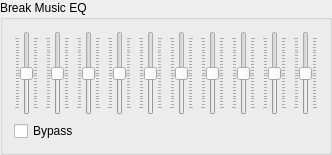
      <widget class="QGroupBox" name="groupBox_5">
       <property name="title">
        <string>Break Music EQ</string>
       </property>
       <layout class="QVBoxLayout" name="verticalLayout_23">
        <item>
         <layout class="QHBoxLayout" name="horizontalLayout_23">
          <item>
           <widget class="QSlider" name="verticalSliderEqB1">
            <property name="sizePolicy">
             <sizepolicy hsizetype="Fixed" vsizetype="Minimum">
              <horstretch>0</horstretch>
              <verstretch>0</verstretch>
             </sizepolicy>
            </property>
            <property name="minimumSize">
             <size>
              <width>0</width>
              <height>80</height>
             </size>
            </property>
            <property name="palette">
             <palette>
              <active>
               <colorrole role="Highlight">
                <brush brushstyle="SolidPattern">
                 <color alpha="255">
                  <red>211</red>
                  <green>211</green>
                  <blue>211</blue>
                 </color>
                </brush>
               </colorrole>
              </active>
              <inactive>
               <colorrole role="Highlight">
                <brush brushstyle="SolidPattern">
                 <color alpha="255">
                  <red>211</red>
                  <green>211</green>
                  <blue>211</blue>
                 </color>
                </brush>
               </colorrole>
              </inactive>
              <disabled>
               <colorrole role="Highlight">
                <brush brushstyle="SolidPattern">
                 <color alpha="255">
                  <red>74</red>
                  <green>144</green>
                  <blue>217</blue>
                 </color>
                </brush>
               </colorrole>
              </disabled>
             </palette>
            </property>
            <property name="minimum">
             <number>-12</number>
            </property>
            <property name="maximum">
             <number>12</number>
            </property>
            <property name="orientation">
             <enum>Qt::Vertical</enum>
            </property>
            <property name="invertedControls">
             <bool>false</bool>
            </property>
            <property name="tickPosition">
             <enum>QSlider::TicksBothSides</enum>
            </property>
            <property name="tickInterval">
             <number>1</number>
            </property>
           </widget>
          </item>
          <item>
           <widget class="QSlider" name="verticalSliderEqB2">
            <property name="sizePolicy">
             <sizepolicy hsizetype="Fixed" vsizetype="Minimum">
              <horstretch>0</horstretch>
              <verstretch>0</verstretch>
             </sizepolicy>
            </property>
            <property name="minimumSize">
             <size>
              <width>0</width>
              <height>80</height>
             </size>
            </property>
            <property name="palette">
             <palette>
              <active>
               <colorrole role="Highlight">
                <brush brushstyle="SolidPattern">
                 <color alpha="255">
                  <red>211</red>
                  <green>211</green>
                  <blue>211</blue>
                 </color>
                </brush>
               </colorrole>
              </active>
              <inactive>
               <colorrole role="Highlight">
                <brush brushstyle="SolidPattern">
                 <color alpha="255">
                  <red>211</red>
                  <green>211</green>
                  <blue>211</blue>
                 </color>
                </brush>
               </colorrole>
              </inactive>
              <disabled>
               <colorrole role="Highlight">
                <brush brushstyle="SolidPattern">
                 <color alpha="255">
                  <red>74</red>
                  <green>144</green>
                  <blue>217</blue>
                 </color>
                </brush>
               </colorrole>
              </disabled>
             </palette>
            </property>
            <property name="minimum">
             <number>-12</number>
            </property>
            <property name="maximum">
             <number>12</number>
            </property>
            <property name="orientation">
             <enum>Qt::Vertical</enum>
            </property>
            <property name="invertedControls">
             <bool>false</bool>
            </property>
            <property name="tickPosition">
             <enum>QSlider::TicksBothSides</enum>
            </property>
            <property name="tickInterval">
             <number>1</number>
            </property>
           </widget>
          </item>
          <item>
           <widget class="QSlider" name="verticalSliderEqB3">
            <property name="sizePolicy">
             <sizepolicy hsizetype="Fixed" vsizetype="Minimum">
              <horstretch>0</horstretch>
              <verstretch>0</verstretch>
             </sizepolicy>
            </property>
            <property name="minimumSize">
             <size>
              <width>0</width>
              <height>80</height>
             </size>
            </property>
            <property name="palette">
             <palette>
              <active>
               <colorrole role="Highlight">
                <brush brushstyle="SolidPattern">
                 <color alpha="255">
                  <red>211</red>
                  <green>211</green>
                  <blue>211</blue>
                 </color>
                </brush>
               </colorrole>
              </active>
              <inactive>
               <colorrole role="Highlight">
                <brush brushstyle="SolidPattern">
                 <color alpha="255">
                  <red>211</red>
                  <green>211</green>
                  <blue>211</blue>
                 </color>
                </brush>
               </colorrole>
              </inactive>
              <disabled>
               <colorrole role="Highlight">
                <brush brushstyle="SolidPattern">
                 <color alpha="255">
                  <red>74</red>
                  <green>144</green>
                  <blue>217</blue>
                 </color>
                </brush>
               </colorrole>
              </disabled>
             </palette>
            </property>
            <property name="minimum">
             <number>-12</number>
            </property>
            <property name="maximum">
             <number>12</number>
            </property>
            <property name="orientation">
             <enum>Qt::Vertical</enum>
            </property>
            <property name="invertedControls">
             <bool>false</bool>
            </property>
            <property name="tickPosition">
             <enum>QSlider::TicksBothSides</enum>
            </property>
            <property name="tickInterval">
             <number>1</number>
            </property>
           </widget>
          </item>
          <item>
           <widget class="QSlider" name="verticalSliderEqB4">
            <property name="sizePolicy">
             <sizepolicy hsizetype="Fixed" vsizetype="Minimum">
              <horstretch>0</horstretch>
              <verstretch>0</verstretch>
             </sizepolicy>
            </property>
            <property name="minimumSize">
             <size>
              <width>0</width>
              <height>80</height>
             </size>
            </property>
            <property name="palette">
             <palette>
              <active>
               <colorrole role="Highlight">
                <brush brushstyle="SolidPattern">
                 <color alpha="255">
                  <red>211</red>
                  <green>211</green>
                  <blue>211</blue>
                 </color>
                </brush>
               </colorrole>
              </active>
              <inactive>
               <colorrole role="Highlight">
                <brush brushstyle="SolidPattern">
                 <color alpha="255">
                  <red>211</red>
                  <green>211</green>
                  <blue>211</blue>
                 </color>
                </brush>
               </colorrole>
              </inactive>
              <disabled>
               <colorrole role="Highlight">
                <brush brushstyle="SolidPattern">
                 <color alpha="255">
                  <red>74</red>
                  <green>144</green>
                  <blue>217</blue>
                 </color>
                </brush>
               </colorrole>
              </disabled>
             </palette>
            </property>
            <property name="minimum">
             <number>-12</number>
            </property>
            <property name="maximum">
             <number>12</number>
            </property>
            <property name="orientation">
             <enum>Qt::Vertical</enum>
            </property>
            <property name="invertedControls">
             <bool>false</bool>
            </property>
            <property name="tickPosition">
             <enum>QSlider::TicksBothSides</enum>
            </property>
            <property name="tickInterval">
             <number>1</number>
            </property>
           </widget>
          </item>
          <item>
           <widget class="QSlider" name="verticalSliderEqB5">
            <property name="sizePolicy">
             <sizepolicy hsizetype="Fixed" vsizetype="Minimum">
              <horstretch>0</horstretch>
              <verstretch>0</verstretch>
             </sizepolicy>
            </property>
            <property name="minimumSize">
             <size>
              <width>0</width>
              <height>80</height>
             </size>
            </property>
            <property name="palette">
             <palette>
              <active>
               <colorrole role="Highlight">
                <brush brushstyle="SolidPattern">
                 <color alpha="255">
                  <red>211</red>
                  <green>211</green>
                  <blue>211</blue>
                 </color>
                </brush>
               </colorrole>
              </active>
              <inactive>
               <colorrole role="Highlight">
                <brush brushstyle="SolidPattern">
                 <color alpha="255">
                  <red>211</red>
                  <green>211</green>
                  <blue>211</blue>
                 </color>
                </brush>
               </colorrole>
              </inactive>
              <disabled>
               <colorrole role="Highlight">
                <brush brushstyle="SolidPattern">
                 <color alpha="255">
                  <red>74</red>
                  <green>144</green>
                  <blue>217</blue>
                 </color>
                </brush>
               </colorrole>
              </disabled>
             </palette>
            </property>
            <property name="minimum">
             <number>-12</number>
            </property>
            <property name="maximum">
             <number>12</number>
            </property>
            <property name="orientation">
             <enum>Qt::Vertical</enum>
            </property>
            <property name="invertedControls">
             <bool>false</bool>
            </property>
            <property name="tickPosition">
             <enum>QSlider::TicksBothSides</enum>
            </property>
            <property name="tickInterval">
             <number>1</number>
            </property>
           </widget>
          </item>
          <item>
           <widget class="QSlider" name="verticalSliderEqB6">
            <property name="sizePolicy">
             <sizepolicy hsizetype="Fixed" vsizetype="Minimum">
              <horstretch>0</horstretch>
              <verstretch>0</verstretch>
             </sizepolicy>
            </property>
            <property name="minimumSize">
             <size>
              <width>0</width>
              <height>80</height>
             </size>
            </property>
            <property name="palette">
             <palette>
              <active>
               <colorrole role="Highlight">
                <brush brushstyle="SolidPattern">
                 <color alpha="255">
                  <red>211</red>
                  <green>211</green>
                  <blue>211</blue>
                 </color>
                </brush>
               </colorrole>
              </active>
              <inactive>
               <colorrole role="Highlight">
                <brush brushstyle="SolidPattern">
                 <color alpha="255">
                  <red>211</red>
                  <green>211</green>
                  <blue>211</blue>
                 </color>
                </brush>
               </colorrole>
              </inactive>
              <disabled>
               <colorrole role="Highlight">
                <brush brushstyle="SolidPattern">
                 <color alpha="255">
                  <red>74</red>
                  <green>144</green>
                  <blue>217</blue>
                 </color>
                </brush>
               </colorrole>
              </disabled>
             </palette>
            </property>
            <property name="minimum">
             <number>-12</number>
            </property>
            <property name="maximum">
             <number>12</number>
            </property>
            <property name="orientation">
             <enum>Qt::Vertical</enum>
            </property>
            <property name="invertedControls">
             <bool>false</bool>
            </property>
            <property name="tickPosition">
             <enum>QSlider::TicksBothSides</enum>
            </property>
            <property name="tickInterval">
             <number>1</number>
            </property>
           </widget>
          </item>
          <item>
           <widget class="QSlider" name="verticalSliderEqB7">
            <property name="sizePolicy">
             <sizepolicy hsizetype="Fixed" vsizetype="Minimum">
              <horstretch>0</horstretch>
              <verstretch>0</verstretch>
             </sizepolicy>
            </property>
            <property name="minimumSize">
             <size>
              <width>0</width>
              <height>80</height>
             </size>
            </property>
            <property name="palette">
             <palette>
              <active>
               <colorrole role="Highlight">
                <brush brushstyle="SolidPattern">
                 <color alpha="255">
                  <red>211</red>
                  <green>211</green>
                  <blue>211</blue>
                 </color>
                </brush>
               </colorrole>
              </active>
              <inactive>
               <colorrole role="Highlight">
                <brush brushstyle="SolidPattern">
                 <color alpha="255">
                  <red>211</red>
                  <green>211</green>
                  <blue>211</blue>
                 </color>
                </brush>
               </colorrole>
              </inactive>
              <disabled>
               <colorrole role="Highlight">
                <brush brushstyle="SolidPattern">
                 <color alpha="255">
                  <red>74</red>
                  <green>144</green>
                  <blue>217</blue>
                 </color>
                </brush>
               </colorrole>
              </disabled>
             </palette>
            </property>
            <property name="minimum">
             <number>-12</number>
            </property>
            <property name="maximum">
             <number>12</number>
            </property>
            <property name="orientation">
             <enum>Qt::Vertical</enum>
            </property>
            <property name="invertedControls">
             <bool>false</bool>
            </property>
            <property name="tickPosition">
             <enum>QSlider::TicksBothSides</enum>
            </property>
            <property name="tickInterval">
             <number>1</number>
            </property>
           </widget>
          </item>
          <item>
           <widget class="QSlider" name="verticalSliderEqB8">
            <property name="sizePolicy">
             <sizepolicy hsizetype="Fixed" vsizetype="Minimum">
              <horstretch>0</horstretch>
              <verstretch>0</verstretch>
             </sizepolicy>
            </property>
            <property name="minimumSize">
             <size>
              <width>0</width>
              <height>80</height>
             </size>
            </property>
            <property name="palette">
             <palette>
              <active>
               <colorrole role="Highlight">
                <brush brushstyle="SolidPattern">
                 <color alpha="255">
                  <red>211</red>
                  <green>211</green>
                  <blue>211</blue>
                 </color>
                </brush>
               </colorrole>
              </active>
              <inactive>
               <colorrole role="Highlight">
                <brush brushstyle="SolidPattern">
                 <color alpha="255">
                  <red>211</red>
                  <green>211</green>
                  <blue>211</blue>
                 </color>
                </brush>
               </colorrole>
              </inactive>
              <disabled>
               <colorrole role="Highlight">
                <brush brushstyle="SolidPattern">
                 <color alpha="255">
                  <red>74</red>
                  <green>144</green>
                  <blue>217</blue>
                 </color>
                </brush>
               </colorrole>
              </disabled>
             </palette>
            </property>
            <property name="minimum">
             <number>-12</number>
            </property>
            <property name="maximum">
             <number>12</number>
            </property>
            <property name="orientation">
             <enum>Qt::Vertical</enum>
            </property>
            <property name="invertedControls">
             <bool>false</bool>
            </property>
            <property name="tickPosition">
             <enum>QSlider::TicksBothSides</enum>
            </property>
            <property name="tickInterval">
             <number>1</number>
            </property>
           </widget>
          </item>
          <item>
           <widget class="QSlider" name="verticalSliderEqB9">
            <property name="sizePolicy">
             <sizepolicy hsizetype="Fixed" vsizetype="Minimum">
              <horstretch>0</horstretch>
              <verstretch>0</verstretch>
             </sizepolicy>
            </property>
            <property name="minimumSize">
             <size>
              <width>0</width>
              <height>80</height>
             </size>
            </property>
            <property name="palette">
             <palette>
              <active>
               <colorrole role="Highlight">
                <brush brushstyle="SolidPattern">
                 <color alpha="255">
                  <red>211</red>
                  <green>211</green>
                  <blue>211</blue>
                 </color>
                </brush>
               </colorrole>
              </active>
              <inactive>
               <colorrole role="Highlight">
                <brush brushstyle="SolidPattern">
                 <color alpha="255">
                  <red>211</red>
                  <green>211</green>
                  <blue>211</blue>
                 </color>
                </brush>
               </colorrole>
              </inactive>
              <disabled>
               <colorrole role="Highlight">
                <brush brushstyle="SolidPattern">
                 <color alpha="255">
                  <red>74</red>
                  <green>144</green>
                  <blue>217</blue>
                 </color>
                </brush>
               </colorrole>
              </disabled>
             </palette>
            </property>
            <property name="minimum">
             <number>-12</number>
            </property>
            <property name="maximum">
             <number>12</number>
            </property>
            <property name="orientation">
             <enum>Qt::Vertical</enum>
            </property>
            <property name="invertedControls">
             <bool>false</bool>
            </property>
            <property name="tickPosition">
             <enum>QSlider::TicksBothSides</enum>
            </property>
            <property name="tickInterval">
             <number>1</number>
            </property>
           </widget>
          </item>
          <item>
           <widget class="QSlider" name="verticalSliderEqB10">
            <property name="sizePolicy">
             <sizepolicy hsizetype="Fixed" vsizetype="Minimum">
              <horstretch>0</horstretch>
              <verstretch>0</verstretch>
             </sizepolicy>
            </property>
            <property name="minimumSize">
             <size>
              <width>0</width>
              <height>80</height>
             </size>
            </property>
            <property name="palette">
             <palette>
              <active>
               <colorrole role="Highlight">
                <brush brushstyle="SolidPattern">
                 <color alpha="255">
                  <red>211</red>
                  <green>211</green>
                  <blue>211</blue>
                 </color>
                </brush>
               </colorrole>
              </active>
              <inactive>
               <colorrole role="Highlight">
                <brush brushstyle="SolidPattern">
                 <color alpha="255">
                  <red>211</red>
                  <green>211</green>
                  <blue>211</blue>
                 </color>
                </brush>
               </colorrole>
              </inactive>
              <disabled>
               <colorrole role="Highlight">
                <brush brushstyle="SolidPattern">
                 <color alpha="255">
                  <red>74</red>
                  <green>144</green>
                  <blue>217</blue>
                 </color>
                </brush>
               </colorrole>
              </disabled>
             </palette>
            </property>
            <property name="minimum">
             <number>-12</number>
            </property>
            <property name="maximum">
             <number>12</number>
            </property>
            <property name="orientation">
             <enum>Qt::Vertical</enum>
            </property>
            <property name="invertedControls">
             <bool>false</bool>
            </property>
            <property name="tickPosition">
             <enum>QSlider::TicksBothSides</enum>
            </property>
            <property name="tickInterval">
             <number>1</number>
            </property>
           </widget>
          </item>
         </layout>
        </item>
        <item>
         <widget class="QCheckBox" name="checkBoxEqBypassB">
          <property name="text">
           <string>Bypass</string>
          </property>
         </widget>
        </item>
       </layout>
      </widget>
